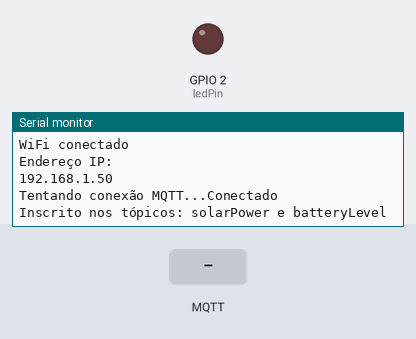
Bench run of a sketch on a simulated ESP32. Shown: output pins drawn as LEDs (lit = HIGH), the last lines printed to the serial monitor. Inputs (shaded band) come from the test bench. WiFi joins after 1.5 s; servers stay silent unless stated; no MQTT or app messages arrive unless stated.

Above: at 2.7 s.
2.8 s: MQTT message "5" arrives on the first subscribed topic
At 3.6 s:
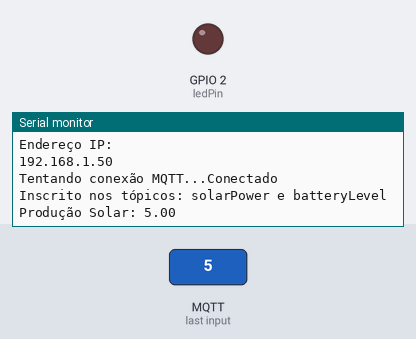
4.3 s: MQTT message "5" arrives on the second subscribed topic
At 4.7 s:
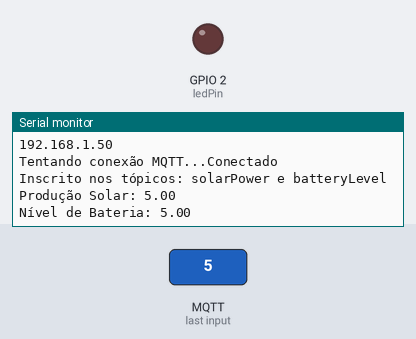

The sketch:

sketch.ino
```cpp
#include <WiFi.h>
#include <PubSubClient.h>

const char* ssid = "Wokwi-GUEST";
const char* password = "";
const char* mqtt_server = "mqtt.eclipseprojects.io";

WiFiClient espClient;
PubSubClient client(espClient);

const char* mqtt_topic_solar = "solarPower";
const char* mqtt_topic_battery = "batteryLevel";

const int ledPin = 2; // Pino D2 para o LED

float solarPower = 0;
float batteryLevel = 0;

void setup() {
  Serial.begin(115200);
  pinMode(ledPin, OUTPUT);
  digitalWrite(ledPin, LOW); // LED inicialmente apagado

  setup_wifi();
  client.setServer(mqtt_server, 1883);
  client.setCallback(callback);
}

void setup_wifi() {
  Serial.print("Conectando-se a ");
  Serial.println(ssid);
  WiFi.begin(ssid, password);

  while (WiFi.status() != WL_CONNECTED) {
    delay(500);
    Serial.print(".");
  }

  Serial.println("\nWiFi conectado");
  Serial.println("Endereço IP: ");
  Serial.println(WiFi.localIP());
}

void callback(char* topic, byte* message, unsigned int length) {
  String msg;
  for (int i = 0; i < length; i++) {
    msg += (char)message[i];
  }

  // Atualizar valores com base no tópico recebido
  if (String(topic) == mqtt_topic_solar) {
    solarPower = msg.toFloat();
    Serial.print("Produção Solar: ");
    Serial.println(solarPower);
  } else if (String(topic) == mqtt_topic_battery) {
    batteryLevel = msg.toFloat();
    Serial.print("Nível de Bateria: ");
    Serial.println(batteryLevel);
  }

  // Controle do LED
  if (solarPower > 50 && batteryLevel > 20) {
    digitalWrite(ledPin, HIGH);
  } else {
    digitalWrite(ledPin, LOW);
  }
}

void reconnect() {
  while (!client.connected()) {
    Serial.print("Tentando conexão MQTT...");
    if (client.connect("ESP32ClientSubscriber")) {
      Serial.println("Conectado");
      client.subscribe(mqtt_topic_solar);
      client.subscribe(mqtt_topic_battery);
      Serial.println("Inscrito nos tópicos: solarPower e batteryLevel");
    } else {
      Serial.print("Falha, rc=");
      Serial.print(client.state());
      Serial.println(" tentando novamente em 5 segundos");
      delay(5000);
    }
  }
}

void loop() {
  if (!client.connected()) {
    reconnect();
  }
  client.loop();
}
```

Measured:
- after the input at 2.8 s, the serial monitor: prints a new line at once (image 1)
- after the input at 4.3 s, the serial monitor: prints a new line at once (image 2)
